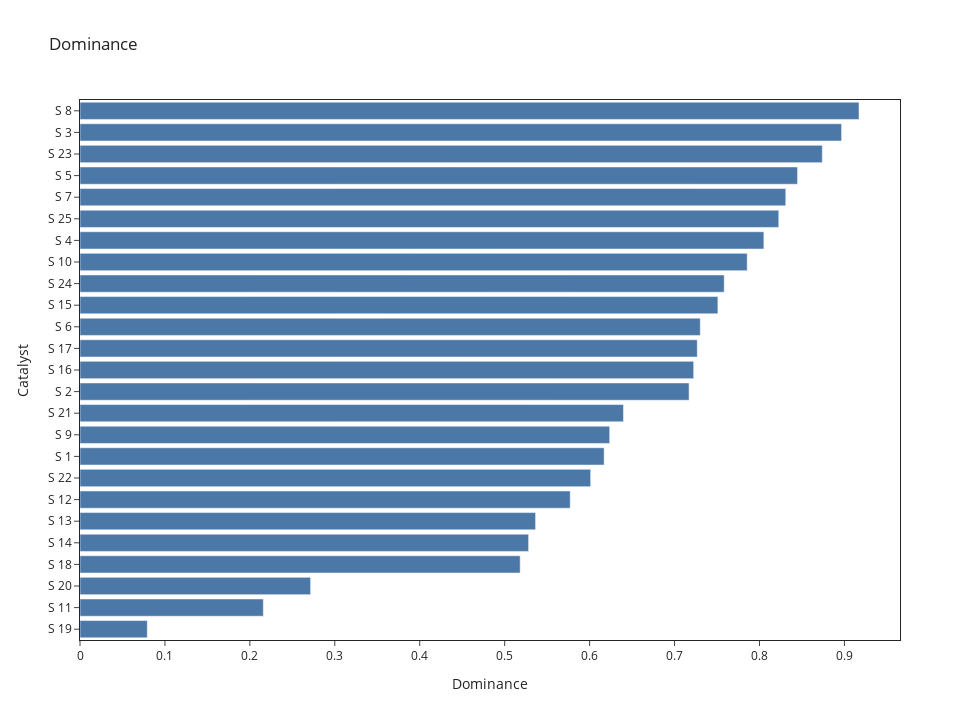

The cell this chart's notebook holds for it:
### Markdown cell above
# Dominance

### Code cell
df_ee['Normalized_rank'] = (df_ee.groupby('Reaction')['ee'].transform(lambda g: (g-g.min())/(g.max()-g.min())))
mean_quant = df_ee.groupby(['3,3 Catalyst Substituent ',"cluster"])['Normalized_rank'].mean()
df_split =  pd.DataFrame(mean_quant)

Dominance = df_split.groupby(['3,3 Catalyst Substituent ' ])['Normalized_rank'].mean()
Dominance = Dominance.sort_values( ascending=True)

fig = px.bar(x=Dominance, y=Dominance.index,
                title='Dominance',
                barmode='group',
                labels={'Catalyst_Type':'Catalyst Class', '3,3 Catalyst Substituent ':'Catalyst'},
                template='simple_white', orientation='h',
                color_discrete_sequence=[px.colors.qualitative.T10[0],
                px.colors.qualitative.T10[0],
                px.colors.qualitative.T10[4]],
                  width=980, height=720,
                )

fig.update_xaxes(mirror=True)
fig.update_yaxes(mirror=True)

fig.update_layout(
    font_size=12,xaxis_title='Dominance', yaxis_title='Catalyst', 
)

fig.update_layout(
    legend=dict(
        yanchor="bottom",
        y=1.01,
        xanchor="left",
        x=0.01,
        orientation='h',
    ),
    legend_title_text=''
)


fig.show()

### Figure 1 — Plotly figure (JSON) as saved in the notebook; plotly's stock layout.template omitted (floating-point values rounded to 4 significant figures)
{"data": [{"alignmentgroup": "True", "hovertemplate": "x=%{x}<br>y=%{y}<extra></extra>", "legendgroup": "", "marker": {"color": "#4C78A8", "pattern": {"shape": ""}}, "name": "", "offsetgroup": "", "orientation": "h", "showlegend": false, "textposition": "auto", "type": "bar", "x": [0.07924, 0.2159, 0.2715, 0.5183, 0.5282, 0.5364, 0.5772, 0.6012, 0.6171, 0.6236, 0.6399, 0.7171, 0.7225, 0.7268, 0.7302, 0.751, 0.7585, 0.7855, 0.8052, 0.8227, 0.8309, 0.8448, 0.874, 0.8967, 0.9172], "xaxis": "x", "y": ["S 19", "S 11", "S 20", "S 18", "S 14", "S 13", "S 12", "S 22", "S 1", "S 9", "S 21", "S 2", "S 16", "S 17", "S 6", "S 15", "S 24", "S 10", "S 4", "S 25", "S 7", "S 5", "S 23", "S 3", "S 8"], "yaxis": "y"}], "layout": {"barmode": "group", "font": {"size": 12}, "height": 720, "legend": {"orientation": "h", "title": {"text": ""}, "tracegroupgap": 0, "x": 0.01, "xanchor": "left", "y": 1.01, "yanchor": "bottom"}, "title": {"text": "Dominance"}, "width": 980, "xaxis": {"anchor": "y", "domain": [0, 1], "mirror": true, "title": {"text": "Dominance"}}, "yaxis": {"anchor": "x", "domain": [0, 1], "mirror": true, "title": {"text": "Catalyst"}}}}
